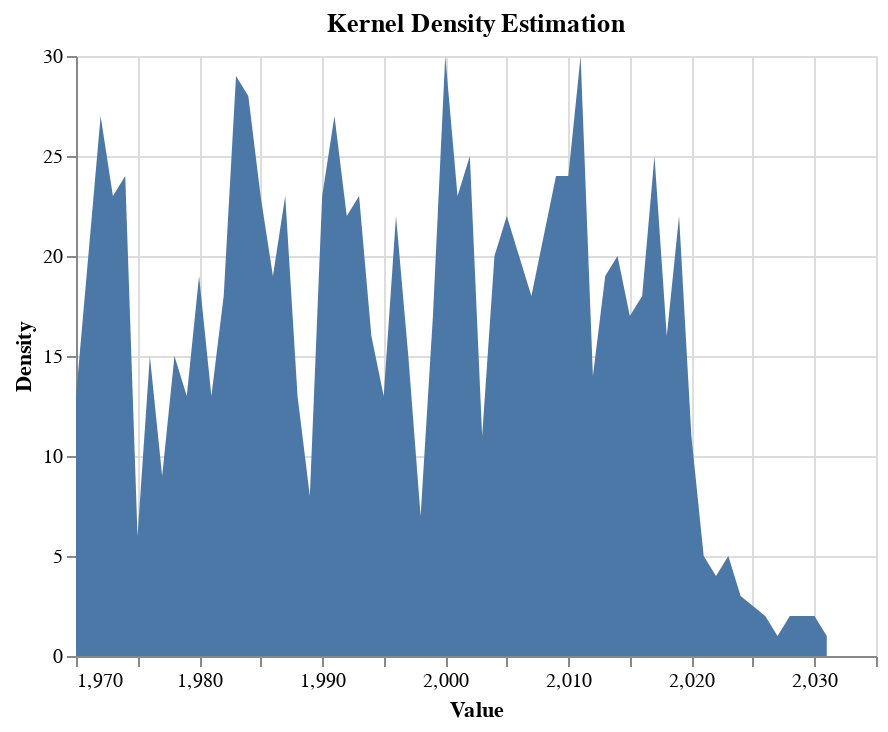

The notebook cell this image was saved under:
### Markdown cell above
There are four elements to profile_columns:
- A distribution plot that shows the count of values at each percentile. This can be toggled off with `distribution_plots = False`.
- A top n chart, that produces a chart showing the count of the top n values within the column. This can be toggled off with `top_n = None`.
- A bottom n chart, that produces a chart showing the count of the bottom n values within the column. This can be toggled off with `bottom_n = None`.
- A kernel density plot of a numeric variable. This can be toggled off with `kde_plots=False`, and is off by default.

### Code cell
linker.profile_columns(["substr(dob, 1,4)"], top_n=None, bottom_n=None, kde_plots=True, distribution_plots=False)

### Figure 1 — Vega-Lite specification as saved in the notebook (floating-point values rounded to 4 significant figures)
{"$schema": "https://vega.github.io/schema/vega-lite/v5.9.3.json", "config": {"view": {"continuousHeight": 300, "continuousWidth": 400}}, "vconcat": [{"hconcat": [{"data": {"values": [{"group_name": "substr_dob_1_4_", "value": "2011", "value_count": 30}, {"group_name": "substr_dob_1_4_", "value": "2000", "value_count": 30}, {"group_name": "substr_dob_1_4_", "value": "1983", "value_count": 29}, {"group_name": "substr_dob_1_4_", "value": "1984", "value_count": 28}, {"group_name": "substr_dob_1_4_", "value": "1991", "value_count": 27}, {"group_name": "substr_dob_1_4_", "value": "1972", "value_count": 27}, {"group_name": "substr_dob_1_4_", "value": "2017", "value_count": 25}, {"group_name": "substr_dob_1_4_", "value": "2002", "value_count": 25}, {"group_name": "substr_dob_1_4_", "value": "1974", "value_count": 24}, {"group_name": "substr_dob_1_4_", "value": "2010", "value_count": 24}, {"group_name": "substr_dob_1_4_", "value": "2009", "value_count": 24}, {"group_name": "substr_dob_1_4_", "value": "1973", "value_count": 23}, {"group_name": "substr_dob_1_4_", "value": "1985", "value_count": 23}, {"group_name": "substr_dob_1_4_", "value": "1990", "value_count": 23}, {"group_name": "substr_dob_1_4_", "value": "1987", "value_count": 23}, {"group_name": "substr_dob_1_4_", "value": "1993", "value_count": 23}, {"group_name": "substr_dob_1_4_", "value": "2001", "value_count": 23}, {"group_name": "substr_dob_1_4_", "value": "1992", "value_count": 22}, {"group_name": "substr_dob_1_4_", "value": "2005", "value_count": 22}, {"group_name": "substr_dob_1_4_", "value": "2019", "value_count": 22}, {"group_name": "substr_dob_1_4_", "value": "1996", "value_count": 22}, {"group_name": "substr_dob_1_4_", "value": "2008", "value_count": 21}, {"group_name": "substr_dob_1_4_", "value": "1971", "value_count": 20}, {"group_name": "substr_dob_1_4_", "value": "2006", "value_count": 20}, {"group_name": "substr_dob_1_4_", "value": "2014", "value_count": 20}, {"group_name": "substr_dob_1_4_", "value": "2004", "value_count": 20}, {"group_name": "substr_dob_1_4_", "value": "1986", "value_count": 19}, {"group_name": "substr_dob_1_4_", "value": "2013", "value_count": 19}, {"group_name": "substr_dob_1_4_", "value": "1980", "value_count": 19}, {"group_name": "substr_dob_1_4_", "value": "1982", "value_count": 18}, {"group_name": "substr_dob_1_4_", "value": "2016", "value_count": 18}, {"group_name": "substr_dob_1_4_", "value": "2007", "value_count": 18}, {"group_name": "substr_dob_1_4_", "value": "2015", "value_count": 17}, {"group_name": "substr_dob_1_4_", "value": "1999", "value_count": 17}, {"group_name": "substr_dob_1_4_", "value": "1994", "value_count": 16}, {"group_name": "substr_dob_1_4_", "value": "2018", "value_count": 16}, {"group_name": "substr_dob_1_4_", "value": "1997", "value_count": 15}, {"group_name": "substr_dob_1_4_", "value": "1976", "value_count": 15}, {"group_name": "substr_dob_1_4_", "value": "1978", "value_count": 15}, {"group_name": "substr_dob_1_4_", "value": "2012", "value_count": 14}, {"group_name": "substr_dob_1_4_", "value": "1981", "value_count": 13}, {"group_name": "substr_dob_1_4_", "value": "1979", "value_count": 13}, {"group_name": "substr_dob_1_4_", "value": "1988", "value_count": 13}, {"group_name": "substr_dob_1_4_", "value": "1970", "value_count": 13}, {"group_name": "substr_dob_1_4_", "value": "1995", "value_count": 13}, {"group_name": "substr_dob_1_4_", "value": "2003", "value_count": 11}, {"group_name": "substr_dob_1_4_", "value": "2020", "value_count": 11}, {"group_name": "substr_dob_1_4_", "value": "1977", "value_count": 9}, {"group_name": "substr_dob_1_4_", "value": "1989", "value_count": 8}, {"group_name": "substr_dob_1_4_", "value": "1998", "value_count": 7}, {"group_name": "substr_dob_1_4_", "value": "1975", "value_count": 6}, {"group_name": "substr_dob_1_4_", "value": "2023", "value_count": 5}, {"group_name": "substr_dob_1_4_", "value": "2021", "value_count": 5}, {"group_name": "substr_dob_1_4_", "value": "2022", "value_count": 4}, {"group_name": "substr_dob_1_4_", "value": "2024", "value_count": 3}, {"group_name": "substr_dob_1_4_", "value": "2026", "value_count": 2}, {"group_name": "substr_dob_1_4_", "value": "2030", "value_count": 2}, {"group_name": "substr_dob_1_4_", "value": "2028", "value_count": 2}, {"group_name": "substr_dob_1_4_", "value": "2029", "value_count": 2}, {"group_name": "substr_dob_1_4_", "value": "2031", "value_count": 1}, {"group_name": "substr_dob_1_4_", "value": "2027", "value_count": 1}]}, "encoding": {"tooltip": [{"field": "value", "type": "quantitative"}, {"field": "value_count", "type": "quantitative"}], "x": {"field": "value", "title": "Value", "type": "quantitative"}, "y": {"field": "value_count", "title": "Density", "type": "quantitative"}}, "mark": "area", "title": "Kernel Density Estimation"}]}]}
